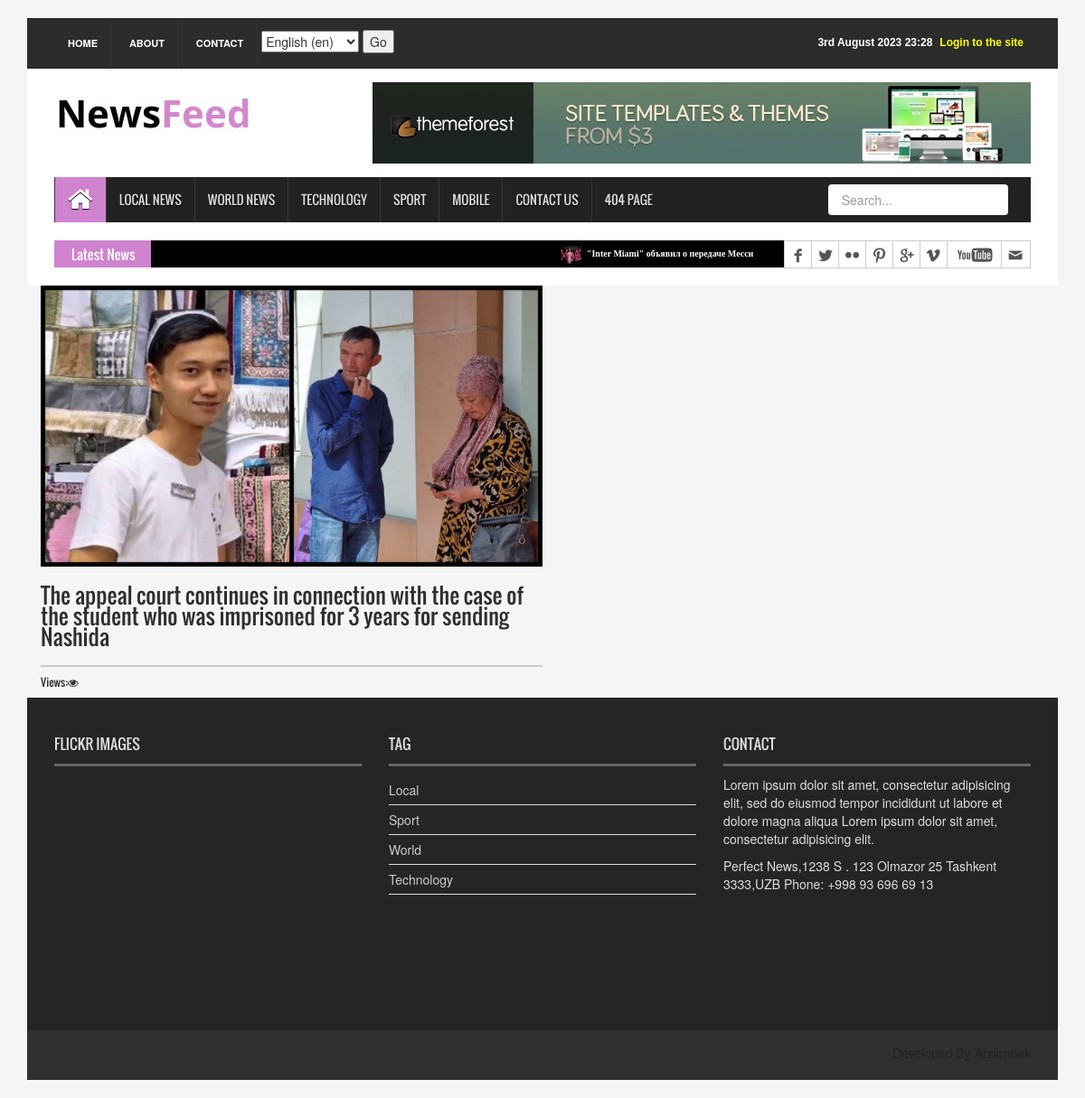
The page /en/local/ on the database its author committed.
### news_app/models.py (models this page shows, shortened)
class News(models.Model):
    class Status(models.TextChoices):
        Draft = "DF", "Draft"
        Published = "PB", "Published"
    title = models.CharField(max_length=250)
    slug = models.SlugField(max_length=250)
    body = models.TextField()
    image = models.ImageField(upload_to='news/images')
    category = models.ForeignKey(Category, on_delete=models.CASCADE)
    publish_time = models.DateTimeField(default=timezone.now)
    created_time = models.DateTimeField(auto_now_add=True)
    updated_time = models.DateTimeField(auto_now=True)
    status = models.CharField(max_length=2, choices=Status.choices, default=Status.Draft)
    objects = models.Manager()  # default manager
    published = PublishedManager()
    class Meta:
        ordering = ["-publish_time"]
    def get_absolute_url(self):
        return reverse("news_detail_page", args=[self.slug])

class Category(models.Model):
    name = models.CharField(max_length=150)
    class Meta:
        verbose_name_plural = 'Categories'

### news_app/views.py (the view)
# urls.py: path('local/', LocalNewsView.as_view(), name='local_news_page'),
class LocalNewsView(ListView):
    model = News
    template_name = 'news/local.html'
    context_object_name = 'local_news'
    def get_queryset(self):
        news = self.model.published.all().filter(category__name='local')
        return news
    def get_context_data(self, **kwargs):
        context = super().get_context_data(**kwargs)
        context['categories'] = Category.objects.all()
        context['news_list'] = News.published.all().order_by('-publish_time')[:15]
        context['local_news'] = News.published.all().filter(category__name='Local').order_by('-publish_time')[:5]
        return context

### news_app/context_processor.py (called while the page is built)
def latest_news(request):
    latest_news = News.published.all().order_by('-publish_time')[:10]
    context = {
        'latest_news': latest_news
    }
    return context

### news_app/models.py (called while the page is built)
    def get_queryset(self):
        return super().get_queryset().filter(status=News.Status.Published)

### templates/news/local.html (shortened to what this page needs)
{% extends 'news/base.html' %}
{% load static %}
{% load hitcount_tags %}
{% load i18n %}
{% block content %}
     {% for news in local_news %}
        <div class="container">
            <div class="row">
                <div class="col-sm-6">
                  <a href="{{news.get_absolute_url}}">
                    <img src="{{ news.image.url }}" alt="{{ news.title }}" style="width:100%">
                    <h2 style="border-bottom: 2px solid #ccc; padding-bottom: 20px; font-size: 24px;">{{news.title}}</h2>
                    <h6> Views:<i class="fa fa-eye" aria-hidden="true"></i> {% get_hit_count for news %} </h6>
                  </a>
                </div>
            </div>
        </div>
     {% endfor %}
{% endblock content %}

### templates/news/base.html (shortened to what this page needs)
{% load static %}
{% load i18n %}
<!DOCTYPE html>
<html>
<head>
<link rel="stylesheet" type="text/css" href="{% static 'css/bootstrap.min.css' %}">
<link rel="stylesheet" type="text/css" href="{% static 'css/font-awesome.min.css' %}">
<link rel="stylesheet" type="text/css" href="{% static 'css/animate.css' %}">
<link rel="stylesheet" type="text/css" href="{% static 'css/font.css' %}">
<link rel="stylesheet" type="text/css" href="{% static 'css/li-scroller.css' %}">
<link rel="stylesheet" type="text/css" href="{% static 'css/slick.css' %}">
<link rel="stylesheet" type="text/css" href="{% static 'css/jquery.fancybox.css' %}">
<link rel="stylesheet" type="text/css" href="{% static 'css/theme.css' %}">
<link rel="stylesheet" type="text/css" href="{% static 'css/style.css' %}">
</head>
<body>
<div class="container">
  <header id="header">
    <div class="row">
      <div class="col-lg-12 col-md-12 col-sm-12">
        <div class="header_top">
          <div class="header_top_left">
            <ul class="top_nav">
              <li><a href="{% url 'home_page' %}">{% blocktrans %}Home{% endblocktrans %}</a></li>
              <li><a href="#">{% blocktrans %}About{% endblocktrans %}</a></li>
              <li><a href="{% url 'contact_page' %}">{% blocktrans %}Contact{% endblocktrans %}</a></li>
              <li>
              <form action="{% url 'set_language' %}" method="post">{% csrf_token %}
                  <select name="language">
                      {% get_current_language as LANGUAGE_CODE %}
                      {% get_available_languages as LANGUAGES %}
                      {% get_language_info_list for LANGUAGES as languages %}
                      {% for language in languages %}
                          <option value="{{ language.code }}"{% if language.code == LANGUAGE_CODE %} selected{% endif %}>
                              {{ language.name_local }} ({{ language.code }})
                          </option>
                      {% endfor %}
                  </select>
                  <input type="submit" value="Go">
              </form>
              </li>
            </ul>
          </div>
          <div class="header_top_right ">
            {% if request.user.is_authenticated %}
            <p><a href="{% url 'logout'%}" style="color: yellow">{% blocktrans %}Logout{% endblocktrans %}</a></p>
            <p><a href="{% url 'user_profile'%}" style="color: yellow">{% blocktrans %}My Profile{% endblocktrans %}</a></p>
            {% else %}
            <p><a href="{% url 'login' %}" style="color: yellow">{% blocktrans %}Login to the site{% endblocktrans %}</a></p>
            {% endif %}
            <p>{% now "jS F Y H:i" %}</p>
          </div>
        </div>
      </div>
      <div class="col-lg-12 col-md-12 col-sm-12">
        <div class="header_bottom">
          <div class="logo_area"><a href="{% url 'home_page' %}" class="logo"><img src="{% static 'images/logo.jpg' %}" alt=""></a></div>
          <div class="add_banner"><a href="#"><img src="{% static 'images/addbanner_728x90_V1.jpg' %}" alt=""></a></div>
        </div>
      </div>
    </div>
  </header>
  <section id="navArea">
    <nav class="navbar navbar-inverse" role="navigation">
      <div id="navbar" class="navbar-collapse collapse">
        <ul class="nav navbar-nav main_nav">
          <li class="active"><a href="{% url 'home_page' %}"><span class="fa fa-home desktop-home"></span><span class="mobile-show">{% blocktrans %}Home{% endblocktrans %}</span></a></li>
          <li><a href="{% url 'local_news_page' %}">{% blocktrans %}Local News{% endblocktrans %}</a></li>
          <li><a href="{% url 'world_news_page' %}">{% blocktrans %}World News{% endblocktrans %}</a></li>
          <li><a href="{% url 'technology_news_page' %}">{% blocktrans %}Technology{% endblocktrans %}</a></li>
          <li><a href="{% url 'sport_news_page' %}">{% blocktrans %}Sport{% endblocktrans %}</a></li>
          <li class="dropdown"> <a href="#" class="dropdown-toggle" data-toggle="dropdown" role="button" aria-expanded="false">{% blocktrans %}Mobile{% endblocktrans %}</a>
          </li>
          <li><a href="{% url 'contact_page' %}">{% blocktrans %}Contact Us{% endblocktrans %}</a></li>
          <li><a href="{% url '404_page' %}">{% blocktrans %}404 Page{% endblocktrans %}</a></li>
          <li class="hidden-xs">
            <form method="get" action="{% url 'search_results' %}">
              <input type="search" name="s" placeholder="Search..." class="form-control navbar-form navbar-left" style=" margin-left: 18rem;">
            </form>
          </li>
        </ul>
      </div>
    </nav>
  </section>
  <section id="newsSection">
    <div class="row">
      <div class="col-lg-12 col-md-12">
        <div class="latest_newsarea"> <span>{% blocktrans %}Latest News{% endblocktrans %}</span>
          <ul id="ticker01" class="news_sticker">
          {% for news in latest_news %}
            <li><a href="#"><img src="{{ news.image.url }}" alt="">{{ news.title }}</a></li>
          {% endfor %}
          </ul>
          <div class="social_area">
            <ul class="social_nav">
              <li class="facebook"><a href="https://facebook.com/ArslonbekAbduqahhorov"></a></li>
              <li class="twitter"><a href="#"></a></li>
              <li class="flickr"><a href="#"></a></li>
              <li class="pinterest"><a href="#"></a></li>
              <li class="googleplus"><a href="#"></a></li>
              <li class="vimeo"><a href="#"></a></li>
              <li class="youtube"><a href="#"></a></li>
              <li class="mail"><a href="https://gmail.com/abduqahhorovarslonbek@gmail.com"></a></li>
            </ul>
          </div>
        </div>
      </div>
    </div>
  </section>
    {% block content %}
    {% endblock content %}
  <footer id="footer">
    <div class="footer_top">
      <div class="row">
        <div class="col-lg-4 col-md-4 col-sm-4">
          <div class="footer_widget wow fadeInLeftBig">
            <h2>{% blocktrans %}Flickr Images{% endblocktrans %}</h2>
          </div>
        </div>
        <div class="col-lg-4 col-md-4 col-sm-4">
          <div class="footer_widget wow fadeInDown">
            <h2>Tag</h2>
            <ul class="tag_nav">
             {% for category in categories %}
              <li><a href="#">{{ category.name }}</a></li>
             {% endfor %}
            </ul>
          </div>
        </div>
        <div class="col-lg-4 col-md-4 col-sm-4">
          <div class="footer_widget wow fadeInRightBig">
            <h2>{% blocktrans %}Contact{% endblocktrans %}</h2>
            <p>Lorem ipsum dolor sit amet, consectetur adipisicing elit, sed do eiusmod tempor incididunt ut labore et dolore magna aliqua Lorem ipsum dolor sit amet, consectetur adipisicing elit.</p>
            <address>
            Perfect News,1238 S . 123 Olmazor 25 Tashkent 3333,UZB Phone: +998 93 696 69 13
            </address>
          </div>
        </div>
      </div>
    </div>
    <div class="footer_bottom">
      <p class="developer">Developed By Arslonbek</p>
    </div>
  </footer>
</div>
</body>

### static/css/li-scroller.css (style rules this page uses)
ul.newsticker { position:relative; left:750px; font:bold 10px Verdana; list-style-type:none; margin:0; padding:0 }
ul.newsticker li { float:left; margin:0; padding:0 }
ul.newsticker a { white-space:nowrap; padding:0; color:#fff; margin:0 50px 0 0 }
ul.newsticker a > img { height:20px; margin-right:5px; width:25px }

### static/css/theme.css (style rules this page uses)
.navbar-inverse .navbar-nav > .active > a, .navbar-inverse .navbar-nav > .active > a:hover, .navbar-inverse .navbar-nav > .active > a:focus { background-color:#d083cf }
.latest_newsarea span { background:none repeat scroll 0 0 #d083cf }

### rows shown on the page
News: image (picture), title "\"Inter Miami\" объявил о передаче Месси"
News: image (picture), title "The appeal court continues in connection with the case of the student who was imprisoned for 3 years for sending Nashida"
Category: name "Local"
Category: name "Sport"
Category: name "World"
Category: name "Technology"

### other values the page prints
form field language "English (en)"
